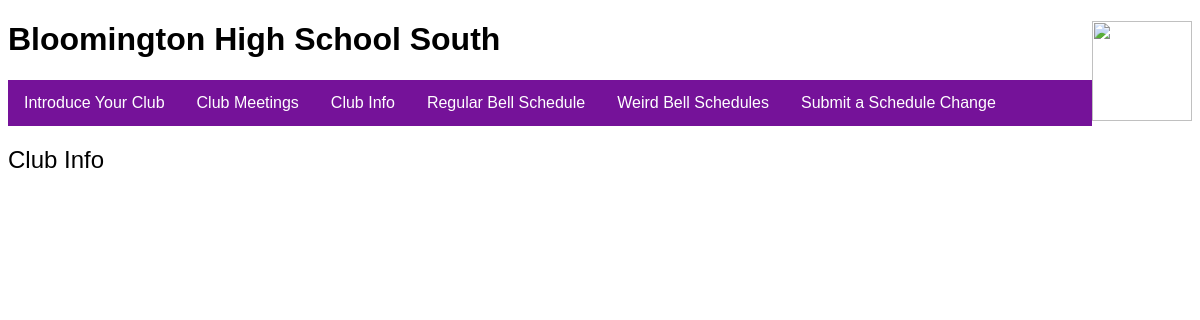
/displayclubinfo.php?club=admin, run on an earlier commit of the app's database.
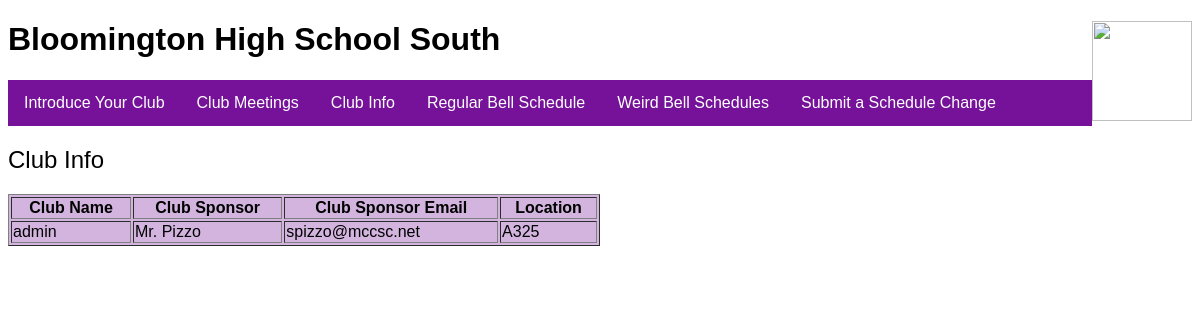
And on a later commit of the database.
### tables this page shows
CREATE TABLE `introduce_responses` (
  `id` int(6) NOT NULL,
  `clubname` varchar(30) NOT NULL,
  `clubsponsorname` varchar(30) NOT NULL,
  `clubsponsoremail` varchar(30) NOT NULL,
  `clubmeetinglocation` varchar(30) NOT NULL,
  `clubmeetingdescription` varchar(30) NOT NULL,
  `clubpassword` varchar(30) NOT NULL
);

### displayclubinfo.php (the view, shortened to what this page needs)
<!DOCTYPE html>
<html>
<head>
  <img src="https://pbs.twimg.com/profile_images/986982577704615936/g0npeZDz_400x400.jpg" style="float:right;width:100px;height:100px;">
  <h1>Bloomington High School South</h1>
      </head>
      <body>
      <div class="navbar">
        <a href="introduce.php">Introduce Your Club</a>
        <a href="displaymeetings.php"> Club Meetings</a>
        <a href="displayclubinfo.php">Club Info</a>
        <a href="displayregularbellschedule.php">Regular Bell Schedule</a>
        <a href="displayweirdscheduledates.php">Weird Bell Schedules</a>
        <a href="submitschedulechange.php">Submit a Schedule Change</a>
        </div>
  <h2>Club Info</h2>
</head>
<body>
<?php
$clubname = $_GET['club'];
$servername = "localhost";
$username = "root";
$password = "";
$dbname = "bhss_schedule";
$dbconnector = mysqli_connect($servername, $username, $password, $dbname);
$query = "SELECT * FROM introduce_responses WHERE clubname ='". $clubname ."'";
$result = mysqli_query($dbconnector, $query);
if (mysqli_num_rows($result) > 0) {
  echo "<table border='1' width='50%' bgcolor = '#D2B4DE'><tr>
  <th style=\"font-family: Arial, Helvetica, sans-serif;\">Club Name</th>
  <th style=\"font-family: Arial, Helvetica, sans-serif;\">Club Sponsor</th>
  <th style=\"font-family: Arial, Helvetica, sans-serif;\">Club Sponsor Email</th>
  <th style=\"font-family: Arial, Helvetica, sans-serif;\">Location</th>
  </tr>";
  while ($row = mysqli_fetch_assoc($result)) {
    echo "<tr>
    <td style=\"font-family: Arial, Helvetica, sans-serif;\">{$row['clubname']}</td>
    <td style=\"font-family: Arial, Helvetica, sans-serif;\">{$row['clubsponsorname']}</td>
    <td style=\"font-family: Arial, Helvetica, sans-serif;\">{$row['clubsponsoremail']}</td>
    <td style=\"font-family: Arial, Helvetica, sans-serif;\">{$row['clubmeetinglocation']}</td>
    </tr>";
  }
  echo "</table>";
}
?>
</body>
</html>

What changed in the data, as far as the page shows it:
added introduce_responses: clubname "admin", clubsponsorname "Mr. Pizzo", clubsponsoremail "spizzo@mccsc.net", clubmeetinglocation "A325"
Also different on the page:
text now shown: "Club Name Club Sponsor Club Sponsor Email Location"
